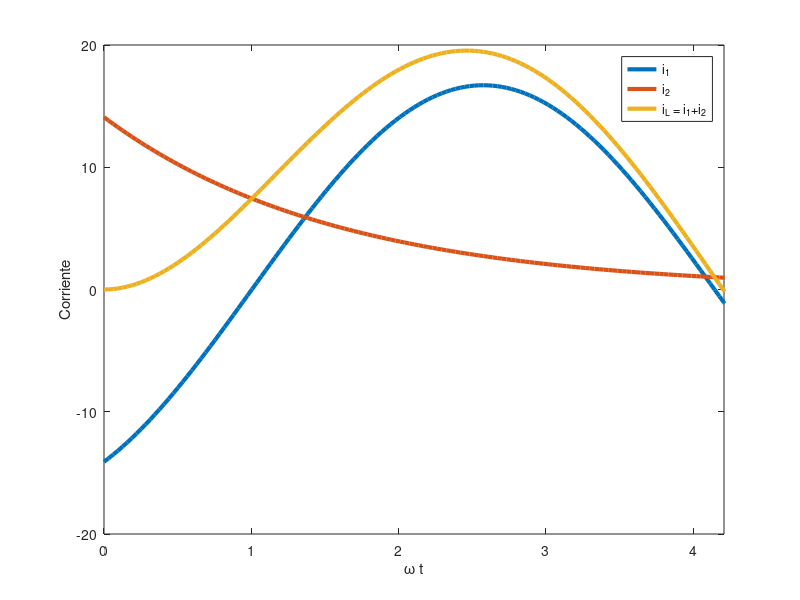

Write MATLAB code to recreate this figure.
clear all;
t = (0:0.0001:1); f = 50;
radianes = t*pi*100;
V = sqrt(2)*220;

%% Funcion de corriente en la carga
r = 10; l = 0.05; 
w = 2*pi*f;
x = w*l;
alpha = atan2(x,r);
tau = l/r;

iL = (V/sqrt(r^2+x^2))*(sin(w*t-alpha)-sin(-alpha)*exp(-t/tau));

iUno = (V/sqrt(r^2+x^2))*(sin(w*t-alpha));
iDos = (V/sqrt(r^2+x^2)*-sin(-alpha)*exp(-t/tau));
iTres = iUno+iDos;
cont=0; t = 0;

for i = 1:1:length(radianes)
   
    if(iL(i) < 0 && cont == 0)
    beta = t*pi*100;
    cont = cont+1;
    end
    
    t = t+0.0001;
end


plot(radianes,iUno,'linewidt',3);
hold on
plot(radianes,iDos,'linewidt',3);
plot(radianes,iL,'linewidt',3);
xlim([0 beta])
legend({'i_{1}','i_{2}','i_{L} = i_{1}+i_{2}'})
ylabel('Corriente'); xlabel('\omega t')


